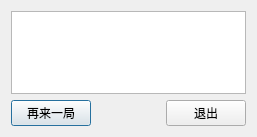
<?xml version="1.0" encoding="UTF-8"?>
<ui version="4.0">
 <class>resultwidget</class>
 <widget class="QDialog" name="resultwidget">
  <property name="geometry">
   <rect>
    <x>0</x>
    <y>0</y>
    <width>257</width>
    <height>137</height>
   </rect>
  </property>
  <property name="windowTitle">
   <string>Dialog</string>
  </property>
  <layout class="QVBoxLayout" name="verticalLayout">
   <item>
    <widget class="QTextBrowser" name="TextDisplay"/>
   </item>
   <item>
    <layout class="QHBoxLayout" name="horizontalLayout_2">
     <item>
      <layout class="QHBoxLayout" name="horizontalLayout">
       <item>
        <widget class="QPushButton" name="NewGame">
         <property name="text">
          <string>再来一局</string>
         </property>
        </widget>
       </item>
       <item>
        <spacer name="horizontalSpacer">
         <property name="orientation">
          <enum>Qt::Horizontal</enum>
         </property>
         <property name="sizeHint" stdset="0">
          <size>
           <width>40</width>
           <height>20</height>
          </size>
         </property>
        </spacer>
       </item>
      </layout>
     </item>
     <item>
      <widget class="QPushButton" name="Exit">
       <property name="text">
        <string>退出</string>
       </property>
      </widget>
     </item>
    </layout>
   </item>
  </layout>
 </widget>
 <resources/>
 <connections>
  <connection>
   <sender>Exit</sender>
   <signal>clicked()</signal>
   <receiver>resultwidget</receiver>
   <slot>close()</slot>
   <hints>
    <hint type="sourcelabel">
     <x>521</x>
     <y>239</y>
    </hint>
    <hint type="destinationlabel">
     <x>289</x>
     <y>133</y>
    </hint>
   </hints>
  </connection>
 </connections>
</ui>
